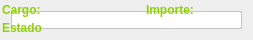
<?xml version="1.0" encoding="UTF-8"?>
<ui version="4.0">
 <class>Form</class>
 <widget class="QWidget" name="Form">
  <property name="geometry">
   <rect>
    <x>0</x>
    <y>0</y>
    <width>253</width>
    <height>40</height>
   </rect>
  </property>
  <property name="sizePolicy">
   <sizepolicy hsizetype="Fixed" vsizetype="Fixed">
    <horstretch>0</horstretch>
    <verstretch>0</verstretch>
   </sizepolicy>
  </property>
  <property name="windowTitle">
   <string>Form</string>
  </property>
  <property name="styleSheet">
   <string notr="true">QFrame#fondo {
	background: white;
	border-bottom: 1px solid rgb(90,90,90);
}
QLabel {
	font-weight: bold;
	color: rgb(143,212,0);
}
QLabel#cargo {
	font-weight: bold;
	color: rgb(130,130,130);
}
QLabel#importe {
	font-weight: bold;
	color: rgb(130,130,130);
}
QLabel#estado {
	font-weight: bold;
	color: rgb(130,130,130);
}</string>
  </property>
  <layout class="QGridLayout" name="gridLayout">
   <item row="0" column="0">
    <widget class="QFrame" name="fondo">
     <property name="frameShape">
      <enum>QFrame::StyledPanel</enum>
     </property>
     <property name="frameShadow">
      <enum>QFrame::Raised</enum>
     </property>
    </widget>
   </item>
  </layout>
  <widget class="QLabel" name="label">
   <property name="geometry">
    <rect>
     <x>2</x>
     <y>2</y>
     <width>41</width>
     <height>16</height>
    </rect>
   </property>
   <property name="sizePolicy">
    <sizepolicy hsizetype="Preferred" vsizetype="Preferred">
     <horstretch>0</horstretch>
     <verstretch>0</verstretch>
    </sizepolicy>
   </property>
   <property name="minimumSize">
    <size>
     <width>41</width>
     <height>0</height>
    </size>
   </property>
   <property name="text">
    <string>Cargo:</string>
   </property>
  </widget>
  <widget class="QLabel" name="cargo">
   <property name="geometry">
    <rect>
     <x>40</x>
     <y>2</y>
     <width>41</width>
     <height>16</height>
    </rect>
   </property>
   <property name="sizePolicy">
    <sizepolicy hsizetype="Preferred" vsizetype="Preferred">
     <horstretch>0</horstretch>
     <verstretch>0</verstretch>
    </sizepolicy>
   </property>
   <property name="minimumSize">
    <size>
     <width>41</width>
     <height>0</height>
    </size>
   </property>
   <property name="text">
    <string/>
   </property>
  </widget>
  <widget class="QLabel" name="cargo_4">
   <property name="geometry">
    <rect>
     <x>146</x>
     <y>2</y>
     <width>50</width>
     <height>16</height>
    </rect>
   </property>
   <property name="sizePolicy">
    <sizepolicy hsizetype="Preferred" vsizetype="Preferred">
     <horstretch>0</horstretch>
     <verstretch>0</verstretch>
    </sizepolicy>
   </property>
   <property name="minimumSize">
    <size>
     <width>41</width>
     <height>0</height>
    </size>
   </property>
   <property name="text">
    <string>Importe:</string>
   </property>
  </widget>
  <widget class="QLabel" name="importe">
   <property name="geometry">
    <rect>
     <x>200</x>
     <y>2</y>
     <width>51</width>
     <height>16</height>
    </rect>
   </property>
   <property name="sizePolicy">
    <sizepolicy hsizetype="Preferred" vsizetype="Preferred">
     <horstretch>0</horstretch>
     <verstretch>0</verstretch>
    </sizepolicy>
   </property>
   <property name="minimumSize">
    <size>
     <width>41</width>
     <height>0</height>
    </size>
   </property>
   <property name="text">
    <string/>
   </property>
  </widget>
  <widget class="QLabel" name="cargo_5">
   <property name="geometry">
    <rect>
     <x>2</x>
     <y>20</y>
     <width>41</width>
     <height>16</height>
    </rect>
   </property>
   <property name="sizePolicy">
    <sizepolicy hsizetype="Preferred" vsizetype="Preferred">
     <horstretch>0</horstretch>
     <verstretch>0</verstretch>
    </sizepolicy>
   </property>
   <property name="minimumSize">
    <size>
     <width>41</width>
     <height>0</height>
    </size>
   </property>
   <property name="text">
    <string>Estado:</string>
   </property>
  </widget>
  <widget class="QLabel" name="estado">
   <property name="geometry">
    <rect>
     <x>50</x>
     <y>20</y>
     <width>199</width>
     <height>16</height>
    </rect>
   </property>
   <property name="sizePolicy">
    <sizepolicy hsizetype="Preferred" vsizetype="Preferred">
     <horstretch>0</horstretch>
     <verstretch>0</verstretch>
    </sizepolicy>
   </property>
   <property name="minimumSize">
    <size>
     <width>41</width>
     <height>0</height>
    </size>
   </property>
   <property name="text">
    <string/>
   </property>
   <property name="alignment">
    <set>Qt::AlignCenter</set>
   </property>
  </widget>
  <zorder>fondo</zorder>
  <zorder>label</zorder>
  <zorder>cargo</zorder>
  <zorder>cargo_4</zorder>
  <zorder>importe</zorder>
  <zorder>cargo_5</zorder>
  <zorder>estado</zorder>
 </widget>
 <resources/>
 <connections/>
</ui>
